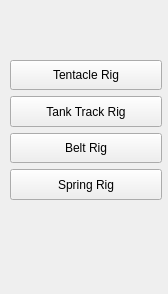
<?xml version="1.0" encoding="UTF-8"?>
<ui version="4.0">
 <class>Form</class>
 <widget class="QWidget" name="Form">
  <property name="geometry">
   <rect>
    <x>0</x>
    <y>0</y>
    <width>168</width>
    <height>294</height>
   </rect>
  </property>
  <property name="windowTitle">
   <string>Form</string>
  </property>
  <widget class="QWidget" name="">
   <property name="geometry">
    <rect>
     <x>10</x>
     <y>60</y>
     <width>152</width>
     <height>140</height>
    </rect>
   </property>
   <layout class="QVBoxLayout" name="verticalLayout">
    <item>
     <widget class="QPushButton" name="pushButton_2">
      <property name="minimumSize">
       <size>
        <width>150</width>
        <height>30</height>
       </size>
      </property>
      <property name="text">
       <string>Tentacle Rig</string>
      </property>
     </widget>
    </item>
    <item>
     <widget class="QPushButton" name="pushButton_3">
      <property name="sizePolicy">
       <sizepolicy hsizetype="Minimum" vsizetype="Minimum">
        <horstretch>0</horstretch>
        <verstretch>0</verstretch>
       </sizepolicy>
      </property>
      <property name="minimumSize">
       <size>
        <width>150</width>
        <height>30</height>
       </size>
      </property>
      <property name="text">
       <string>Tank Track Rig</string>
      </property>
     </widget>
    </item>
    <item>
     <widget class="QPushButton" name="pushButton_4">
      <property name="sizePolicy">
       <sizepolicy hsizetype="Minimum" vsizetype="Minimum">
        <horstretch>0</horstretch>
        <verstretch>0</verstretch>
       </sizepolicy>
      </property>
      <property name="minimumSize">
       <size>
        <width>150</width>
        <height>30</height>
       </size>
      </property>
      <property name="text">
       <string>Belt Rig</string>
      </property>
     </widget>
    </item>
    <item>
     <widget class="QPushButton" name="pushButton_5">
      <property name="sizePolicy">
       <sizepolicy hsizetype="Minimum" vsizetype="Minimum">
        <horstretch>0</horstretch>
        <verstretch>0</verstretch>
       </sizepolicy>
      </property>
      <property name="minimumSize">
       <size>
        <width>150</width>
        <height>30</height>
       </size>
      </property>
      <property name="text">
       <string>Spring Rig</string>
      </property>
     </widget>
    </item>
   </layout>
  </widget>
 </widget>
 <resources/>
 <connections/>
</ui>
